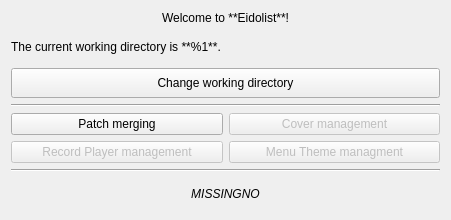
<?xml version="1.0" encoding="UTF-8"?>
<ui version="4.0">
 <class>MainWindow</class>
 <widget class="QWidget" name="MainWindow">
  <property name="geometry">
   <rect>
    <x>0</x>
    <y>0</y>
    <width>451</width>
    <height>220</height>
   </rect>
  </property>
  <property name="sizePolicy">
   <sizepolicy hsizetype="Preferred" vsizetype="Expanding">
    <horstretch>0</horstretch>
    <verstretch>0</verstretch>
   </sizepolicy>
  </property>
  <property name="minimumSize">
   <size>
    <width>451</width>
    <height>220</height>
   </size>
  </property>
  <property name="maximumSize">
   <size>
    <width>451</width>
    <height>220</height>
   </size>
  </property>
  <property name="windowTitle">
   <string>Eidolist</string>
  </property>
  <layout class="QVBoxLayout" name="verticalLayout_2">
   <item>
    <widget class="QLabel" name="greetLabel">
     <property name="sizePolicy">
      <sizepolicy hsizetype="Preferred" vsizetype="Fixed">
       <horstretch>0</horstretch>
       <verstretch>0</verstretch>
      </sizepolicy>
     </property>
     <property name="text">
      <string>Welcome to **Eidolist**!</string>
     </property>
     <property name="textFormat">
      <enum>Qt::MarkdownText</enum>
     </property>
     <property name="alignment">
      <set>Qt::AlignCenter</set>
     </property>
     <property name="wordWrap">
      <bool>true</bool>
     </property>
    </widget>
   </item>
   <item>
    <widget class="QLabel" name="workdirLabel">
     <property name="sizePolicy">
      <sizepolicy hsizetype="Preferred" vsizetype="Preferred">
       <horstretch>0</horstretch>
       <verstretch>0</verstretch>
      </sizepolicy>
     </property>
     <property name="text">
      <string>The current working directory is **%1**.</string>
     </property>
     <property name="textFormat">
      <enum>Qt::MarkdownText</enum>
     </property>
     <property name="wordWrap">
      <bool>true</bool>
     </property>
    </widget>
   </item>
   <item>
    <widget class="QPushButton" name="workdirButton">
     <property name="sizePolicy">
      <sizepolicy hsizetype="Preferred" vsizetype="Preferred">
       <horstretch>0</horstretch>
       <verstretch>0</verstretch>
      </sizepolicy>
     </property>
     <property name="text">
      <string>Change working directory</string>
     </property>
    </widget>
   </item>
   <item>
    <widget class="Line" name="line">
     <property name="orientation">
      <enum>Qt::Horizontal</enum>
     </property>
    </widget>
   </item>
   <item>
    <layout class="QGridLayout" name="gridLayout_2">
     <item row="0" column="1">
      <widget class="QPushButton" name="coverButton">
       <property name="enabled">
        <bool>false</bool>
       </property>
       <property name="sizePolicy">
        <sizepolicy hsizetype="Preferred" vsizetype="Preferred">
         <horstretch>0</horstretch>
         <verstretch>0</verstretch>
        </sizepolicy>
       </property>
       <property name="minimumSize">
        <size>
         <width>0</width>
         <height>20</height>
        </size>
       </property>
       <property name="toolTip">
        <string>Add, remove or modify book covers.</string>
       </property>
       <property name="text">
        <string>Cover management</string>
       </property>
      </widget>
     </item>
     <item row="0" column="0">
      <widget class="QPushButton" name="patchButton">
       <property name="sizePolicy">
        <sizepolicy hsizetype="Preferred" vsizetype="Preferred">
         <horstretch>0</horstretch>
         <verstretch>0</verstretch>
        </sizepolicy>
       </property>
       <property name="minimumSize">
        <size>
         <width>0</width>
         <height>20</height>
        </size>
       </property>
       <property name="toolTip">
        <string>Merge patches into the working directory.</string>
       </property>
       <property name="text">
        <string>Patch merging</string>
       </property>
      </widget>
     </item>
     <item row="1" column="0">
      <widget class="QPushButton" name="recordPlayerButton">
       <property name="enabled">
        <bool>false</bool>
       </property>
       <property name="sizePolicy">
        <sizepolicy hsizetype="Preferred" vsizetype="Preferred">
         <horstretch>0</horstretch>
         <verstretch>0</verstretch>
        </sizepolicy>
       </property>
       <property name="minimumSize">
        <size>
         <width>0</width>
         <height>20</height>
        </size>
       </property>
       <property name="toolTip">
        <string>Add, remove or modify record player tracks.</string>
       </property>
       <property name="text">
        <string>Record Player management</string>
       </property>
      </widget>
     </item>
     <item row="1" column="1">
      <widget class="QPushButton" name="menuThemeButton">
       <property name="enabled">
        <bool>false</bool>
       </property>
       <property name="sizePolicy">
        <sizepolicy hsizetype="Preferred" vsizetype="Preferred">
         <horstretch>0</horstretch>
         <verstretch>0</verstretch>
        </sizepolicy>
       </property>
       <property name="minimumSize">
        <size>
         <width>0</width>
         <height>20</height>
        </size>
       </property>
       <property name="toolTip">
        <string>Add, remove or modify menu themes.</string>
       </property>
       <property name="text">
        <string>Menu Theme managment</string>
       </property>
      </widget>
     </item>
    </layout>
   </item>
   <item>
    <widget class="Line" name="line_2">
     <property name="orientation">
      <enum>Qt::Horizontal</enum>
     </property>
    </widget>
   </item>
   <item>
    <widget class="QLabel" name="splashLabel">
     <property name="palette">
      <palette>
       <active>
        <colorrole role="WindowText">
         <brush brushstyle="SolidPattern">
          <color alpha="255">
           <red>85</red>
           <green>85</green>
           <blue>85</blue>
          </color>
         </brush>
        </colorrole>
        <colorrole role="Text">
         <brush brushstyle="SolidPattern">
          <color alpha="255">
           <red>85</red>
           <green>85</green>
           <blue>85</blue>
          </color>
         </brush>
        </colorrole>
        <colorrole role="ButtonText">
         <brush brushstyle="SolidPattern">
          <color alpha="255">
           <red>85</red>
           <green>85</green>
           <blue>85</blue>
          </color>
         </brush>
        </colorrole>
        <colorrole role="PlaceholderText">
         <brush brushstyle="NoBrush">
          <color alpha="128">
           <red>85</red>
           <green>85</green>
           <blue>85</blue>
          </color>
         </brush>
        </colorrole>
       </active>
       <inactive>
        <colorrole role="WindowText">
         <brush brushstyle="SolidPattern">
          <color alpha="255">
           <red>0</red>
           <green>0</green>
           <blue>0</blue>
          </color>
         </brush>
        </colorrole>
        <colorrole role="Text">
         <brush brushstyle="SolidPattern">
          <color alpha="255">
           <red>0</red>
           <green>0</green>
           <blue>0</blue>
          </color>
         </brush>
        </colorrole>
        <colorrole role="ButtonText">
         <brush brushstyle="SolidPattern">
          <color alpha="255">
           <red>0</red>
           <green>0</green>
           <blue>0</blue>
          </color>
         </brush>
        </colorrole>
        <colorrole role="PlaceholderText">
         <brush brushstyle="NoBrush">
          <color alpha="128">
           <red>85</red>
           <green>85</green>
           <blue>85</blue>
          </color>
         </brush>
        </colorrole>
       </inactive>
       <disabled>
        <colorrole role="WindowText">
         <brush brushstyle="SolidPattern">
          <color alpha="255">
           <red>120</red>
           <green>120</green>
           <blue>120</blue>
          </color>
         </brush>
        </colorrole>
        <colorrole role="Text">
         <brush brushstyle="SolidPattern">
          <color alpha="255">
           <red>120</red>
           <green>120</green>
           <blue>120</blue>
          </color>
         </brush>
        </colorrole>
        <colorrole role="ButtonText">
         <brush brushstyle="SolidPattern">
          <color alpha="255">
           <red>120</red>
           <green>120</green>
           <blue>120</blue>
          </color>
         </brush>
        </colorrole>
        <colorrole role="PlaceholderText">
         <brush brushstyle="NoBrush">
          <color alpha="128">
           <red>85</red>
           <green>85</green>
           <blue>85</blue>
          </color>
         </brush>
        </colorrole>
       </disabled>
      </palette>
     </property>
     <property name="font">
      <font>
       <italic>true</italic>
      </font>
     </property>
     <property name="text">
      <string>MISSINGNO</string>
     </property>
     <property name="textFormat">
      <enum>Qt::MarkdownText</enum>
     </property>
     <property name="alignment">
      <set>Qt::AlignCenter</set>
     </property>
    </widget>
   </item>
  </layout>
 </widget>
 <resources/>
 <connections/>
</ui>
